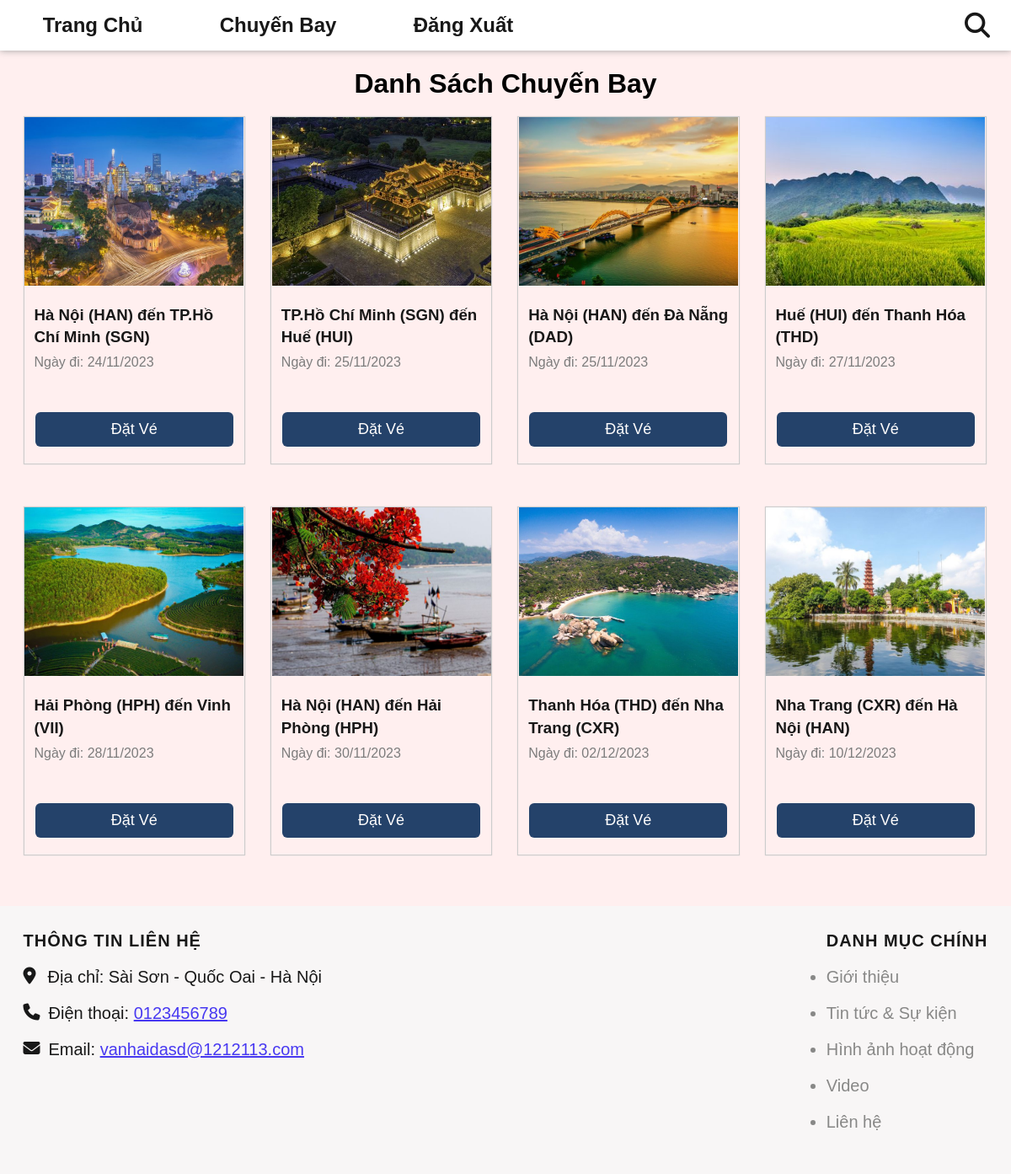
/index.php?act=dscb (signed in), run on the app's committed database.
### tables this page shows
CREATE TABLE `chuyen_bay` (
  `id` int(11) NOT NULL,
  `ten_may_bay` varchar(255) NOT NULL,
  `id_diemDi` int(11) NOT NULL,
  `id_diemDen` int(11) NOT NULL,
  `ngay_khoi_hanh` date NOT NULL,
  `thoi_gian_di` datetime NOT NULL,
  `thoi_gian_den` datetime NOT NULL,
  `trang_thai` varchar(255) NOT NULL
);

CREATE TABLE `dia_diem` (
  `id` int(11) NOT NULL,
  `ten` varchar(255) NOT NULL,
  `img` varchar(255) NOT NULL
);

### model/pdo.php (called while the page is built, shortened)
<?php
function pdo_get_connection(){
    $servername = "localhost";
    $username = "root";
    $password = "";
    try {
        $conn = new PDO("mysql:host=$servername;dbname=dat_ve_may_bay", $username, $password);
        $conn->setAttribute(PDO::ATTR_ERRMODE, PDO::ERRMODE_EXCEPTION);
        return $conn;
    } catch(PDOException $e) {
        echo "Connection failed: " . $e->getMessage();
    }
}
function pdo_query($sql){
    $sql_args=array_slice(func_get_args(),1);
    try{
        $conn=pdo_get_connection();
        $stmt=$conn->prepare($sql);
        $stmt->execute($sql_args);
        $rows=$stmt->fetchAll();
        return $rows;
    }
    catch(PDOException $e){
        throw $e;
    }
    finally{
        unset($conn);
    }
}
?>

### model/chuyenbay.php (called while the page is built, shortened)
<?php
    function loadall_chuyenbay($page) {
        if($page == "admin") $sql = "SELECT * FROM chuyen_bay WHERE 1";
        else {
            $sql = "SELECT cb.*,
            dd_di.ten AS diem_di,
            dd_den.ten AS diem_den,
            dd_den.img AS img_den
            FROM chuyen_bay cb
            JOIN dia_diem dd_di ON cb.id_diemDi = dd_di.id
            JOIN dia_diem dd_den ON cb.id_diemDen = dd_den.id
            WHERE cb.trang_thai LIKE '%chua bay%'
            ORDER BY cb.ngay_khoi_hanh
            ";
        }
        $list = pdo_query($sql);
        return $list;
    }
    function load_cb_home () {
        $sql = "SELECT cb.*,
        dd_di.ten AS diem_di,
        dd_den.ten AS diem_den,
        dd_den.img AS img_den
        FROM chuyen_bay cb
        JOIN dia_diem dd_di ON cb.id_diemDi = dd_di.id
        JOIN dia_diem dd_den ON cb.id_diemDen = dd_den.id
        WHERE cb.trang_thai LIKE '%chua bay%'
        GROUP BY cb.id_diemDi, cb.id_diemDen
        ORDER BY cb.ngay_khoi_hanh
        LIMIT 8;
        ";
        $list = pdo_query($sql);
        return $list;
    }
?>

### view/datve/dschuyenbay.php (the view)
<div class="content">
    <div id="tickets" class="tickets">
        <h1><?= (isset($mess)) ? $mess : "Danh Sách Chuyến Bay";?></h1>
        <div class="tickets-content">
            <div class="tikets-buy">
                <div class="row-item">
                    <?php
                    $i = 1;
                    foreach ($listCb as $value) {
                        extract($value);
                    ?>
                        <div class="item">
                            <img src="upload/<?= $img_den ?>" alt="ảnh lỗi">
                            <div class="item-text">
                                <h3><?= $diem_di ?> đến <?= $diem_den ?></h3>
                                <p class="date">Ngày đi: <?= date('d/m/Y', strtotime($ngay_khoi_hanh)) ?></p>
                            </div>
                            <a href="<?= (isset($_SESSION['user']) ? "index.php?act=datve&id=$id" : "index.php?act=dangnhap") ?>" class="btn-buy">Đặt Vé</a>
                        </div>
                        <?php if ($i % 4 == 0) { ?>
                </div>
                <div class="row-item">
            <?php }
                        $i++;
                    }
            ?>
                </div>
            </div>
        </div>
    </div>
</div>

### css/styles.css (style rules this page uses)
* { padding: 0; margin: 0; box-sizing: border-box; }
:root { --blue: #104fa8; }
html { scroll-behavior: smooth; }
body { font-family: sans-serif; }
.tickets { min-height: 600px; text-align: center; padding: 1px 0 60px; background-color: #ffefef; }
.tickets>h1 { margin: 20px 0; }
.row-item { width: 1145px; margin: 0 auto; display: flex; gap: 30px; }
.row-item:first-child { margin-bottom: 50px; }
.item { width: 23%; border: 1px solid #ccc; box-shadow: 0 0 1px #ccc; }
.item img { width: 260px; height: 200px; object-fit: cover; }
h3 { margin: 8px 0; text-align: left; line-height: 1.4; color: rgb(24, 24, 24); }
.item-text { padding: 10px 12px; }
.date { text-align: left; color: #7c7c7c; }
.btn-buy { display: block; width: 90%; padding: 10px; margin: 40px auto 20px; background-color: #0d305c; color: white; font-size: 18px; border-radius: 6px; opacity: 0.9; border: none; text-decoration: none; }

### data on the page
chuyen_bay: id_diemDen.img (picture), id_diemDi.ten "Hà Nội (HAN)", id_diemDen.ten "TP.Hồ Chí Minh (SGN)", ngay_khoi_hanh "24/11/2023"
chuyen_bay: id_diemDen.img (picture), id_diemDi.ten "TP.Hồ Chí Minh (SGN)", id_diemDen.ten "Huế (HUI)", ngay_khoi_hanh "25/11/2023"
chuyen_bay: id_diemDen.img (picture), id_diemDi.ten "Hà Nội (HAN)", id_diemDen.ten "Đà Nẵng (DAD)", ngay_khoi_hanh "25/11/2023"
chuyen_bay: id_diemDen.img (picture), id_diemDi.ten "Huế (HUI)", id_diemDen.ten "Thanh Hóa (THD)", ngay_khoi_hanh "27/11/2023"
chuyen_bay: id_diemDen.img (picture), id_diemDi.ten "Hải Phòng (HPH)", id_diemDen.ten "Vinh (VII)", ngay_khoi_hanh "28/11/2023"
chuyen_bay: id_diemDen.img (picture), id_diemDi.ten "Hà Nội (HAN)", id_diemDen.ten "Hải Phòng (HPH)", ngay_khoi_hanh "30/11/2023"
chuyen_bay: id_diemDen.img (picture), id_diemDi.ten "Thanh Hóa (THD)", id_diemDen.ten "Nha Trang (CXR)", ngay_khoi_hanh "02/12/2023"
chuyen_bay: id_diemDen.img (picture), id_diemDi.ten "Nha Trang (CXR)", id_diemDen.ten "Hà Nội (HAN)", ngay_khoi_hanh "10/12/2023"
